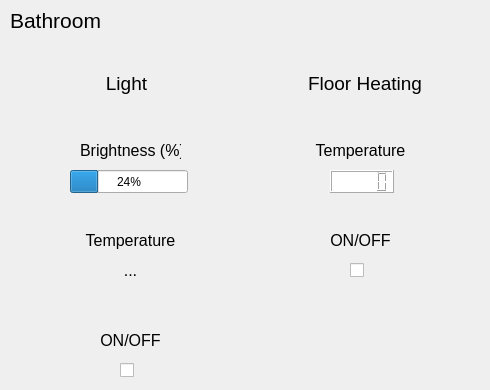
    <widget class="QWidget" name="page_3">
     <widget class="QLabel" name="label_5">
      <property name="geometry">
       <rect>
        <x>10</x>
        <y>10</y>
        <width>91</width>
        <height>21</height>
       </rect>
      </property>
      <property name="font">
       <font>
        <pointsize>16</pointsize>
       </font>
      </property>
      <property name="text">
       <string>Bathroom</string>
      </property>
     </widget>
     <widget class="QWidget" name="layoutWidget_3">
      <property name="geometry">
       <rect>
        <x>10</x>
        <y>70</y>
        <width>471</width>
        <height>28</height>
       </rect>
      </property>
      <layout class="QHBoxLayout" name="horizontalLayout_4">
       <item>
        <widget class="QLabel" name="label_16">
         <property name="text">
          <string>&lt;html&gt;&lt;head/&gt;&lt;body&gt;&lt;p align=&quot;center&quot;&gt;&lt;span style=&quot; font-size:14pt;&quot;&gt;Light&lt;/span&gt;&lt;/p&gt;&lt;/body&gt;&lt;/html&gt;</string>
         </property>
        </widget>
       </item>
       <item>
        <widget class="QLabel" name="label_17">
         <property name="text">
          <string>&lt;html&gt;&lt;head/&gt;&lt;body&gt;&lt;p align=&quot;center&quot;&gt;&lt;span style=&quot; font-size:14pt;&quot;&gt;Floor Heating&lt;/span&gt;&lt;/p&gt;&lt;/body&gt;&lt;/html&gt;</string>
         </property>
        </widget>
       </item>
      </layout>
     </widget>
     <widget class="QLabel" name="label_71">
      <property name="geometry">
       <rect>
        <x>310</x>
        <y>220</y>
        <width>101</width>
        <height>41</height>
       </rect>
      </property>
      <property name="text">
       <string>&lt;html&gt;&lt;head/&gt;&lt;body&gt;&lt;p align=&quot;center&quot;&gt;&lt;span style=&quot; font-size:12pt;&quot;&gt;ON/OFF&lt;/span&gt;&lt;/p&gt;&lt;/body&gt;&lt;/html&gt;</string>
      </property>
     </widget>
     <widget class="QLabel" name="label_72">
      <property name="geometry">
       <rect>
        <x>310</x>
        <y>130</y>
        <width>101</width>
        <height>41</height>
       </rect>
      </property>
      <property name="text">
       <string>&lt;html&gt;&lt;head/&gt;&lt;body&gt;&lt;p align=&quot;center&quot;&gt;&lt;span style=&quot; font-size:12pt;&quot;&gt;Temperature&lt;/span&gt;&lt;/p&gt;&lt;/body&gt;&lt;/html&gt;</string>
      </property>
     </widget>
     <widget class="QLabel" name="label_73">
      <property name="geometry">
       <rect>
        <x>80</x>
        <y>320</y>
        <width>101</width>
        <height>41</height>
       </rect>
      </property>
      <property name="text">
       <string>&lt;html&gt;&lt;head/&gt;&lt;body&gt;&lt;p align=&quot;center&quot;&gt;&lt;span style=&quot; font-size:12pt;&quot;&gt;ON/OFF&lt;/span&gt;&lt;/p&gt;&lt;/body&gt;&lt;/html&gt;</string>
      </property>
     </widget>
     <widget class="QLabel" name="label_74">
      <property name="geometry">
       <rect>
        <x>80</x>
        <y>130</y>
        <width>101</width>
        <height>41</height>
       </rect>
      </property>
      <property name="text">
       <string>&lt;html&gt;&lt;head/&gt;&lt;body&gt;&lt;p align=&quot;center&quot;&gt;&lt;span style=&quot; font-size:12pt;&quot;&gt;Brightness (%)&lt;/span&gt;&lt;/p&gt;&lt;/body&gt;&lt;/html&gt;</string>
      </property>
     </widget>
     <widget class="QLabel" name="label_76">
      <property name="geometry">
       <rect>
        <x>80</x>
        <y>220</y>
        <width>101</width>
        <height>41</height>
       </rect>
      </property>
      <property name="text">
       <string>&lt;html&gt;&lt;head/&gt;&lt;body&gt;&lt;p align=&quot;center&quot;&gt;&lt;span style=&quot; font-size:12pt;&quot;&gt;Temperature&lt;/span&gt;&lt;/p&gt;&lt;/body&gt;&lt;/html&gt;</string>
      </property>
     </widget>
     <widget class="QCheckBox" name="checkBox_8">
      <property name="geometry">
       <rect>
        <x>350</x>
        <y>260</y>
        <width>21</width>
        <height>21</height>
       </rect>
      </property>
      <property name="text">
       <string/>
      </property>
      <property name="checkable">
       <bool>true</bool>
      </property>
      <property name="tristate">
       <bool>false</bool>
      </property>
     </widget>
     <widget class="QProgressBar" name="progressBar_7">
      <property name="geometry">
       <rect>
        <x>70</x>
        <y>170</y>
        <width>118</width>
        <height>23</height>
       </rect>
      </property>
      <property name="value">
       <number>24</number>
      </property>
     </widget>
     <widget class="QLCDNumber" name="lcdNumber_4">
      <property name="geometry">
       <rect>
        <x>330</x>
        <y>170</y>
        <width>64</width>
        <height>23</height>
       </rect>
      </property>
      <property name="styleSheet">
       <string notr="true">color: rgb(0, 0, 0);
background-color: rgb(255, 255, 255);</string>
      </property>
     </widget>
     <widget class="QLabel" name="label_95">
      <property name="geometry">
       <rect>
        <x>80</x>
        <y>260</y>
        <width>101</width>
        <height>21</height>
       </rect>
      </property>
      <property name="font">
       <font>
        <pointsize>12</pointsize>
       </font>
      </property>
      <property name="text">
       <string>&lt;html&gt;&lt;head/&gt;&lt;body&gt;&lt;p align=&quot;center&quot;&gt;...&lt;/p&gt;&lt;/body&gt;&lt;/html&gt;</string>
      </property>
      <property name="textFormat">
       <enum>Qt::TextFormat::RichText</enum>
      </property>
     </widget>
     <widget class="QCheckBox" name="checkBox_7">
      <property name="geometry">
       <rect>
        <x>120</x>
        <y>360</y>
        <width>21</width>
        <height>21</height>
       </rect>
      </property>
      <property name="text">
       <string/>
      </property>
      <property name="checkable">
       <bool>true</bool>
      </property>
      <property name="tristate">
       <bool>false</bool>
      </property>
     </widget>
    </widget>
